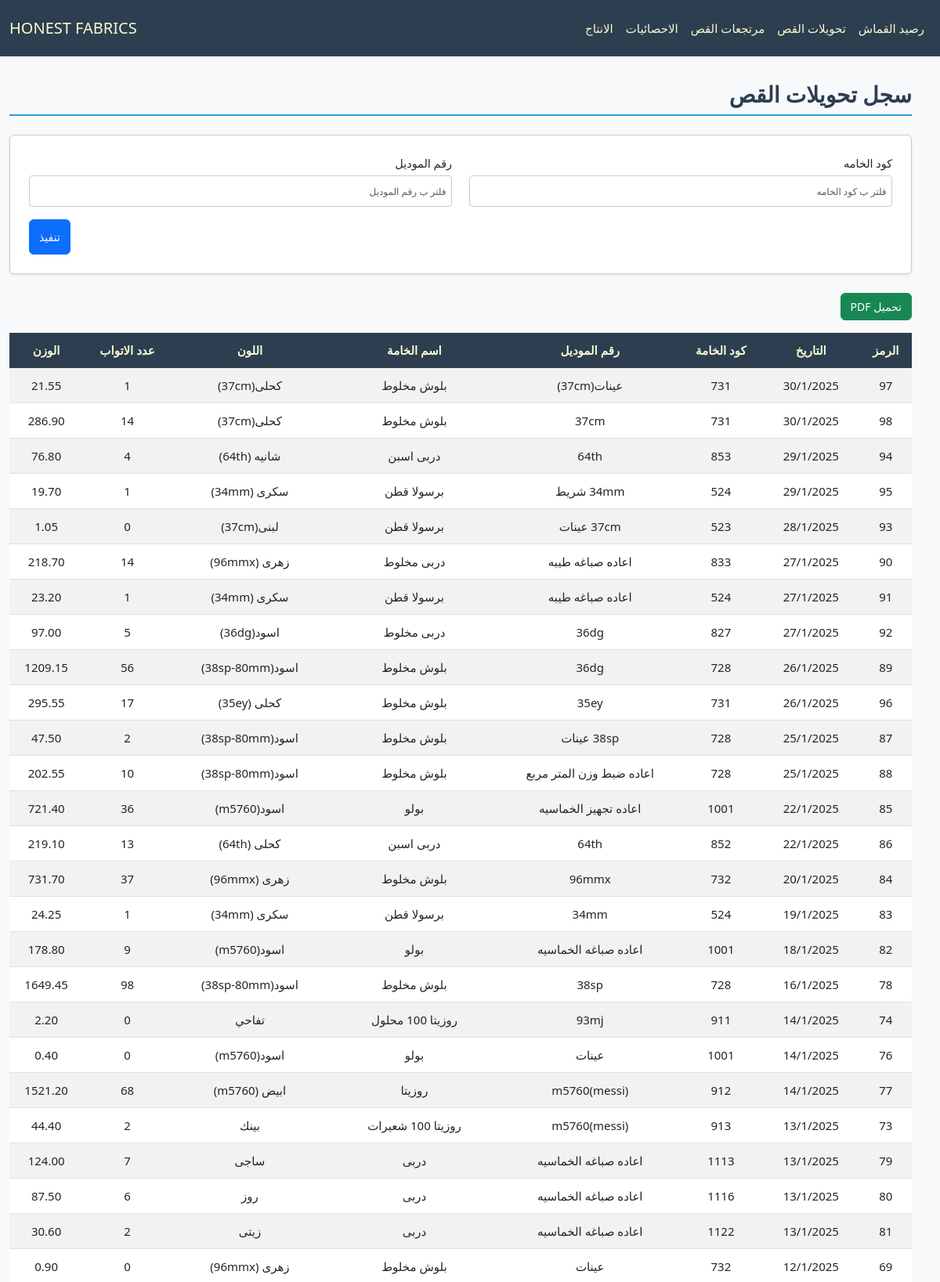
/cloth/CutTransfer/ (upper part), run on the app's committed database.
### cloth/models.py (models this page shows, shortened)
class Base(models.Model):
    id = models.IntegerField(primary_key=True, verbose_name="الرمز")
    fabric_code = models.CharField(max_length=100, verbose_name="كود الخامه", db_index=True, null=True, blank=True)
    fabric_name = models.CharField(max_length=200, verbose_name="اسم الخامه", null=True, blank=True)
    color = models.CharField(max_length=100, verbose_name="اللون", null=True, blank=True)
    roll = models.PositiveIntegerField(verbose_name="عدد الاتواب", null=True, blank=True)
    weight = models.DecimalField(max_digits=10, decimal_places=2, verbose_name="الوزن", null=True, blank=True)
    date = models.CharField(max_length=100,verbose_name="التاريخ", null=True, blank=True)
    class Meta:
        abstract = True

class CutTransfer(Base):
    model_number = models.CharField(max_length=100, verbose_name="رقم الموديل", null=True, blank=True)

### cloth/views.py (the view)
# urls.py: path('CutTransfer/', CutTransferView.as_view(), name='cut_transfer_view'),
class CutTransferView(FilterableListView):
    template_name = "cloth/cut.html"
    model = CutTransfer
    filter_fields = ['fabric_code', 'model_number']
    columns = ["الرمز","التاريخ","كود الخامة","رقم الموديل","اسم الخامة","اللون","عدد الاتواب","الوزن"]

### cloth/views.py (called while the page is built)
    def parse_date(self, date_str):
        try:
            normalized_date = date_str.replace("\\", "/")
            return datetime.strptime(normalized_date, "%d/%m/%Y")
        except (ValueError, AttributeError):
            return datetime.min

    def get_queryset(self):
        queryset = super().get_queryset()
        filters = Q()
        ordering = self.request.GET.get('order', 'desc')
        for field in self.filter_fields:
            filter_value = self.request.GET.get(field)
            if filter_value:
                filters &= Q(**{f"{field}__icontains": filter_value})
        filtered_queryset = queryset.filter(filters)
        models = list(filtered_queryset)
        models.sort(
            key=lambda x: self.parse_date(x.date) if x.date else datetime.min,
            reverse=(ordering == 'desc')
        )
        return models

    def get_context_data(self, **kwargs):
        context = super().get_context_data(**kwargs)
        update = Updates.objects.all().order_by('-date').first()
        context['update'] = localtime(update.date).strftime("%d/%m %I:%M %p") if update and update.date else None
        context['columns'] = self.columns
        model_meta = self.model._meta
        context['filter_fields'] = [
            {
                'field_name': field,
                'verbose_name': model_meta.get_field(field).verbose_name,
                'value': self.request.GET.get(field) or "",
            }
            for field in self.filter_fields
        ]
        return context

### cloth/templates/cloth/cut.html (shortened to what this page needs)
{% extends "cloth/layout.html" %}
{% block home_page %}
<a class="navbar-brand" href="{% url 'fabric_view' %}">HONEST FABRICS</a>
{% endblock %}
{% block navbar_links_small %}
{% include "cloth/nav_links.html" %}
{% endblock %}
{% block body %}
    <h2 class="section-title pt-4">سجل تحويلات القص</h2>
    <form method="get" class="filter-form-flex mb-4 p-4 rounded shadow-sm">
        {% for filter_field in filter_fields %}
        <div class="form-group mb-3">
            <label for="filter_{{ forloop.counter }}" class="form-label">{{ filter_field.verbose_name }}</label>
            <input type="text" id="filter_{{ forloop.counter }}" name="{{ filter_field.field_name }}"
                   placeholder="فلتر ب {{ filter_field.verbose_name }}"
                   class="form-control"
                   value="{{ filter_field.value }}">
        </div>
        {% endfor %}
        <div class="submit-container">
            <button type="submit" class="btn btn-primary submit-btn">تنفيذ</button>
        </div>
    </form>
    <button onclick="generatePDF()" class="btn btn-success mb-3">تحميل PDF</button>
    <div style="overflow-y: auto; max-height: 70vh; position: relative;" class="table-responsive mb-4">
        <table id="data-table"  class="table table-striped">
            <thead class="table-dark">
                <tr>
                    <th style="position: sticky; top: 0;" >الرمز</th>
                    <th style="position: sticky; top: 0;" >التاريخ</th>
                    <th style="position: sticky; top: 0;" >كود الخامة</th>
                    <th style="position: sticky; top: 0;" >رقم الموديل</th>
                    <th style="position: sticky; top: 0;" >اسم الخامة</th>
                    <th style="position: sticky; top: 0;" >اللون</th>
                    <th style="position: sticky; top: 0;" >عدد الاتواب</th>
                    <th style="position: sticky; top: 0;" >الوزن</th>
                </tr>
            </thead>
            <tbody>
                {% for model in models %}
                <tr>
                    <td>{{ model.id }}</td>
                    <td>{{ model.date }}</td>
                    <td>{{ model.fabric_code }}</td>
                    <td>{{ model.model_number }}</td>
                    <td>{{ model.fabric_name }}</td>
                    <td>{{ model.color }}</td>
                    <td>{{ model.roll }}</td>
                    <td>{{ model.weight }}</td>
                </tr>
                {% empty %}
                <tr>
                    <td colspan="8" class="text-center">لا يوجد عناصر</td>
                </tr>
                {% endfor %}
            </tbody>
        </table>
    </div>
    {% endblock body %}

### cloth/static/cloth/stylesx.css (style rules this page uses)
:root { --primary-color: #3498db; --light-blue: #3db1ff5e; --secondary-color: #2c3e50; --success-color: #2ecc71; --danger-color: #e74c3c; --warning-color: #f1c40f; --light-bg: #f8f9fa; --dark-bg: #343a40; --light-text: lightgoldenrodyellow; --golden-text: rgb(255, 255, 0); --border-color: #dee2e6; --white-color: #ffffff; }
*, *::before, *::after { box-sizing: border-box; }
ul, div { padding: 0; margin: 0; }
body { background-color: var(--light-bg); margin-top: 80px; margin-inline: 0; font-family: 'Segoe UI', Tahoma, Geneva, Verdana, sans-serif; line-height: 1.6; font-size: 16px; }
#navbar, #navbar a, #navbar-menu-body, #navbar-menu-body a { color: var(--light-text) !important; }
.section-title { color: var(--secondary-color); border-bottom: 2px solid var(--primary-color); padding-bottom: 0.5rem; margin-bottom: 1.5rem; font-weight: bold; }
.table { border-collapse: separate; border-spacing: 0; border-radius: 8px; width: 100%; }
.table th, .table td { text-align: center; vertical-align: middle; padding: 10px; }
.table-striped tbody tr:nth-of-type(odd) { background-color: var(--light-bg); }
.table-dark th { background-color: var(--secondary-color); color: var(--light-text); }
.table-responsive { overflow-x: auto; }
.table-responsive table th, .table-responsive table td { white-space: nowrap; min-width: fit-content; }
.table-responsive table { width: 100%; table-layout: auto; }
.filter-form-flex { display: flex; flex-wrap: wrap; padding: 1rem; border: 1px solid #ccc; border-radius: 8px; background-color: #fff; justify-content: space-between; column-gap: 2px; direction: rtl; }
.filter-form-flex .form-group { display: flex; flex-direction: column; margin-bottom: 5px; width: 49%; }
.filter-form-flex .form-label { font-size: 0.9rem; margin-bottom: 0.25rem; }
.filter-form-flex .form-control { border: 1px solid #ccc; border-radius: 4px; padding: 0.4rem; font-size: 0.9rem; }
.filter-form-flex input[type="text"], .filter-form-flex input[type="number"], .filter-form-flex input[type="date"] { width: 100%; height: 40px; }
.submit-container { display: flex; justify-content: flex-end; width: 100%; }
.filter-form-flex .submit-btn { width: auto; height: 45px; font-size: 1rem; }
@media (max-width: 1200px) { body { font-size: 15px; } }
@media (max-width: 1200px) { h4.section-title, h2 { font-size: 28px; } }
@media (max-width: 1200px) { p.lead, .oped_details_btn, .btn { font-size: 14px !important; } }
@media (max-width: 1200px) { ::placeholder { font-size: 12px !important; } }

### data on the page
CutTransfer: id "97", date "30/1/2025", fabric_code "731", model_number "عينات(37cm)", fabric_name "بلوش مخلوط", color "كحلى(37cm)", roll "1", weight "21.55"
CutTransfer: id "98", date "30/1/2025", fabric_code "731", model_number "37cm", fabric_name "بلوش مخلوط", color "كحلى(37cm)", roll "14", weight "286.90"
CutTransfer: id "94", date "29/1/2025", fabric_code "853", model_number "64th", fabric_name "دربى اسبن", color "شانيه (64th)", roll "4", weight "76.80"
CutTransfer: id "95", date "29/1/2025", fabric_code "524", model_number "34mm شريط", fabric_name "برسولا قطن", color "سكرى (34mm)", roll "1", weight "19.70"
CutTransfer: id "93", date "28/1/2025", fabric_code "523", model_number "37cm عينات", fabric_name "برسولا قطن", color "لبنى(37cm)", roll "0", weight "1.05"
CutTransfer: id "90", date "27/1/2025", fabric_code "833", model_number "اعاده صباغه طيبه", fabric_name "دربى مخلوط", color "زهرى (96mmx)", roll "14", weight "218.70"
CutTransfer: id "91", date "27/1/2025", fabric_code "524", model_number "اعاده صباغه طيبه", fabric_name "برسولا قطن", color "سكرى (34mm)", roll "1", weight "23.20"
CutTransfer: id "92", date "27/1/2025", fabric_code "827", model_number "36dg", fabric_name "دربى مخلوط", color "اسود(36dg)", roll "5", weight "97.00"
CutTransfer: id "89", date "26/1/2025", fabric_code "728", model_number "36dg", fabric_name "بلوش مخلوط", color "اسود(38sp-80mm)", roll "56", weight "1209.15"
CutTransfer: id "96", date "26/1/2025", fabric_code "731", model_number "35ey", fabric_name "بلوش مخلوط", color "كحلى (35ey)", roll "17", weight "295.55"
CutTransfer: id "87", date "25/1/2025", fabric_code "728", model_number "38sp عينات", fabric_name "بلوش مخلوط", color "اسود(38sp-80mm)", roll "2", weight "47.50"
CutTransfer: id "88", date "25/1/2025", fabric_code "728", model_number "اعاده ضبط وزن المتر مربع", fabric_name "بلوش مخلوط", color "اسود(38sp-80mm)", roll "10", weight "202.55"
CutTransfer: id "85", date "22/1/2025", fabric_code "1001", model_number "اعاده تجهيز الخماسيه", fabric_name "بولو", color "اسود(m5760)", roll "36", weight "721.40"
CutTransfer: id "86", date "22/1/2025", fabric_code "852", model_number "64th", fabric_name "دربى اسبن", color "كحلى (64th)", roll "13", weight "219.10"
CutTransfer: id "84", date "20/1/2025", fabric_code "732", model_number "96mmx", fabric_name "بلوش مخلوط", color "زهرى (96mmx)", roll "37", weight "731.70"
CutTransfer: id "83", date "19/1/2025", fabric_code "524", model_number "34mm", fabric_name "برسولا قطن", color "سكرى (34mm)", roll "1", weight "24.25"
CutTransfer: id "82", date "18/1/2025", fabric_code "1001", model_number "اعاده صباغه الخماسيه", fabric_name "بولو", color "اسود(m5760)", roll "9", weight "178.80"
CutTransfer: id "78", date "16/1/2025", fabric_code "728", model_number "38sp", fabric_name "بلوش مخلوط", color "اسود(38sp-80mm)", roll "98", weight "1649.45"
CutTransfer: id "74", date "14/1/2025", fabric_code "911", model_number "93mj", fabric_name "روزيتا 100 محلول", color "تفاحي", roll "0", weight "2.20"
CutTransfer: id "76", date "14/1/2025", fabric_code "1001", model_number "عينات", fabric_name "بولو", color "اسود(m5760)", roll "0", weight "0.40"
CutTransfer: id "77", date "14/1/2025", fabric_code "912", model_number "m5760(messi)", fabric_name "روزيتا", color "ابيض (m5760)", roll "68", weight "1521.20"
CutTransfer: id "73", date "13/1/2025", fabric_code "913", model_number "m5760(messi)", fabric_name "روزيتا 100 شعيرات", color "بينك", roll "2", weight "44.40"
CutTransfer: id "79", date "13/1/2025", fabric_code "1113", model_number "اعاده صباغه الخماسيه", fabric_name "دربى", color "ساجى", roll "7", weight "124.00"
CutTransfer: id "80", date "13/1/2025", fabric_code "1116", model_number "اعاده صباغه الخماسيه", fabric_name "دربى", color "روز", roll "6", weight "87.50"
CutTransfer: id "81", date "13/1/2025", fabric_code "1122", model_number "اعاده صباغه الخماسيه", fabric_name "دربى", color "زيتى", roll "2", weight "30.60"
CutTransfer: id "69", date "12/1/2025", fabric_code "732", model_number "عينات", fabric_name "بلوش مخلوط", color "زهرى (96mmx)", roll "0", weight "0.90"

### other printed values
{{ filter_field.verbose_name }} "كود الخامه" "رقم الموديل"
